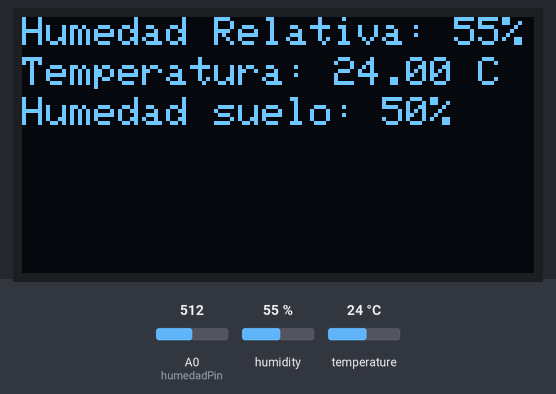
This sketch was run on a simulated Arduino Uno, built with avr-gcc and run on an emulated ATmega328P. On the bench: 128×64 one-colour display. The test bench sets the inputs (shaded band); at power-on: humidity 55 %, A0 (humedadPin) = 512, temperature 24 °C. What the sketch prints to the serial monitor is not drawn.

Above: at 4.2 s.
4.3 s: humidity set to 22 %
At 5.7 s:
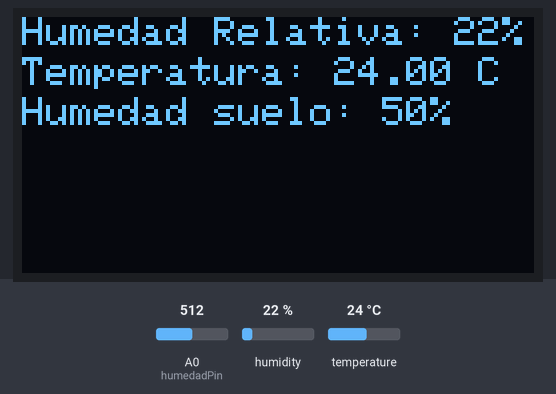
7.0 s: A0 (humedadPin) set to 716
At 8.1 s:
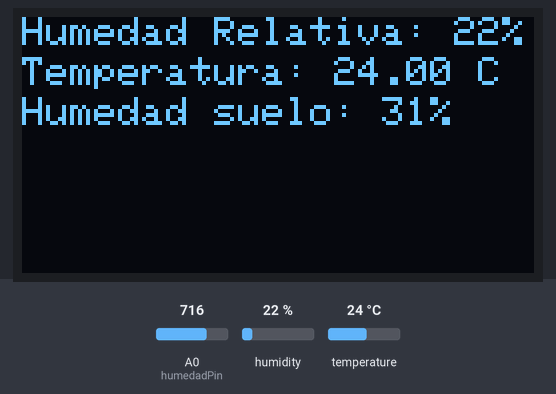
9.7 s: temperature set to 12 °C
At 11.9 s:
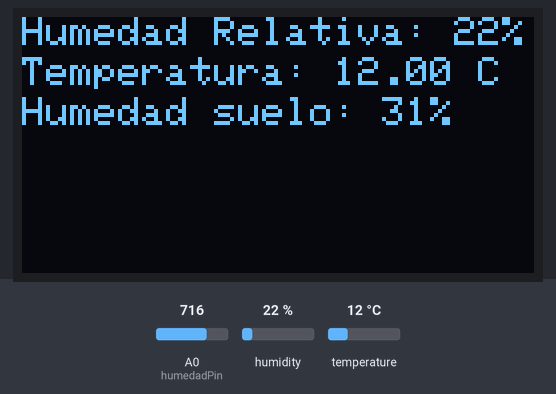
12.8 s: A0 (humedadPin) set to 900
At 14.3 s:
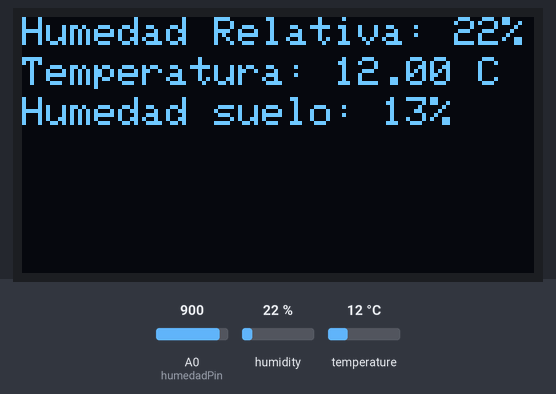
15.5 s: humidity set to 40 %
At 18.0 s:
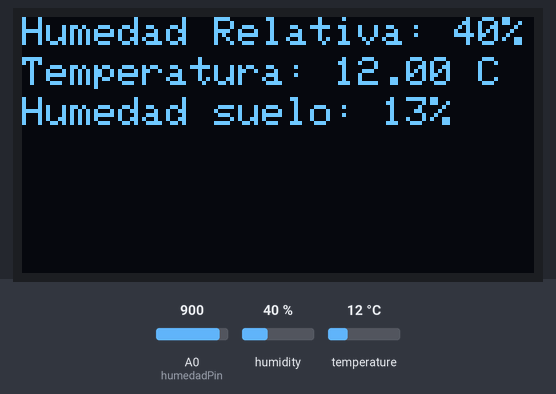
19.0 s: temperature set to 19 °C
Timing chart, 0 to 22.0 s (numbered marks = the images above; inputs shaded):
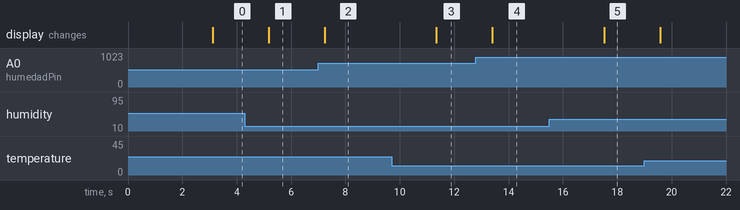

The sketch:

codigohidroponia.ino
```cpp
#include <SPI.h>
#include <Wire.h>
#include <Adafruit_SSD1306.h>
#define OLED_MOSI 9
#define OLED_CLK 10
#define OLED_DC 11
#define OLED_CS 12
#define OLED_RESET 13
Adafruit_SSD1306 display(OLED_MOSI, OLED_CLK, OLED_DC, OLED_RESET, OLED_CS);
//DHTP11
#include <DHT.h>
#include <DHT_U.h>
#define Type DHT11
int dhtPin = 2;
DHT HT(dhtPin, Type);
int humidity;
float tempC;
float tempF;
int dt (3000);
//Sensor humedad
int humedadPin = A0;
int humedadSuelo;

void setup(){
 display.begin(SSD1306_SWITCHCAPVCC); // Inicia el display OLED
 display.clearDisplay(); // Borrar imagen en el OLED
 display.setTextSize(1); // Tamaño del texto
 display.setTextColor(WHITE); // Definir color del texto (WHITE-BLACK)
 display.setCursor(25,15); // Definir posición Columna (25) Fila (15)
 display.println("Bienvenidos"); // Carga la información al buffer
 display.display(); // Actualiza display con datos en Buffer
 delay(3000); // Demora de 3 segundos.
  Serial.begin(9600);
 HT.begin();
}
void loop() {

  humidity = HT.readHumidity();
  tempC = HT.readTemperature();
  tempF = HT.readTemperature(true);
  humedadSuelo = analogRead(humedadPin);
  humedadSuelo = constrain (humedadSuelo, 0, 1023); /* Rango de medición */
  humedadSuelo = map (humedadSuelo, 0, 1023, 100,0); /* valores porcentuales dentro del rango */
  Serial.print("Humedad Relativa: ");
  Serial.print(humidity);
  Serial.print("% / Temperatura: ");
  Serial.print(tempC);
  Serial.print("ºC / ");
  Serial.print(tempF);
  Serial.println("ºF");
  display.clearDisplay(); // Borrar imagen en el OLED
  display.setTextSize(1);
  display.setCursor(0,0); // Definir posición Columna (0) Fila (0)
  display.print("Humedad Relativa: ");
  display.print(humidity); // Carga la información al buffer
  display.print("%");
  display.setCursor(0,10); // Definir posición inicio texto Columna (0) Fila (15)
  display.print("Temperatura: ");
  display.print(tempC); // Carga la información al buffer
  display.print(" C");
  display.setCursor(0,20); // Definir posición inicio texto Columna (0) Fila (15)
  display.print("Humedad suelo: ");
  display.print(humedadSuelo); // Carga la información al buffer
  display.print("%");
  display.display(); // Actualiza display con datos en Buffer
  delay(2000); // Demora de 2 segundos
}
```

Measured:
- after the input at 4.3 s, the display: changes after 0.87 s (image 1)
- after the input at 7.0 s, the display: changes after 0.23 s (image 2)
- after the input at 9.7 s, the display: changes after 1.6 s (image 3)
- after the input at 12.8 s, the display: changes after 0.61 s (image 4)
- after the input at 15.5 s, the display: changes after 2.0 s (image 5)
